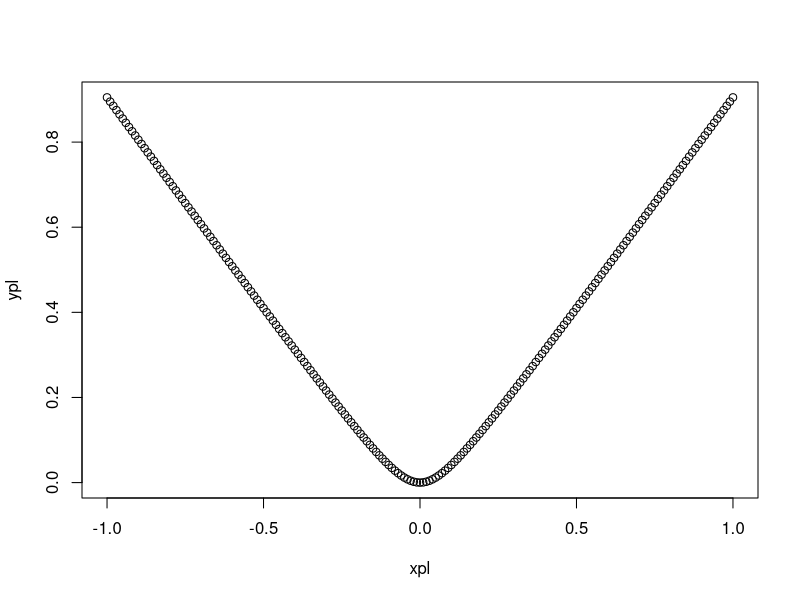
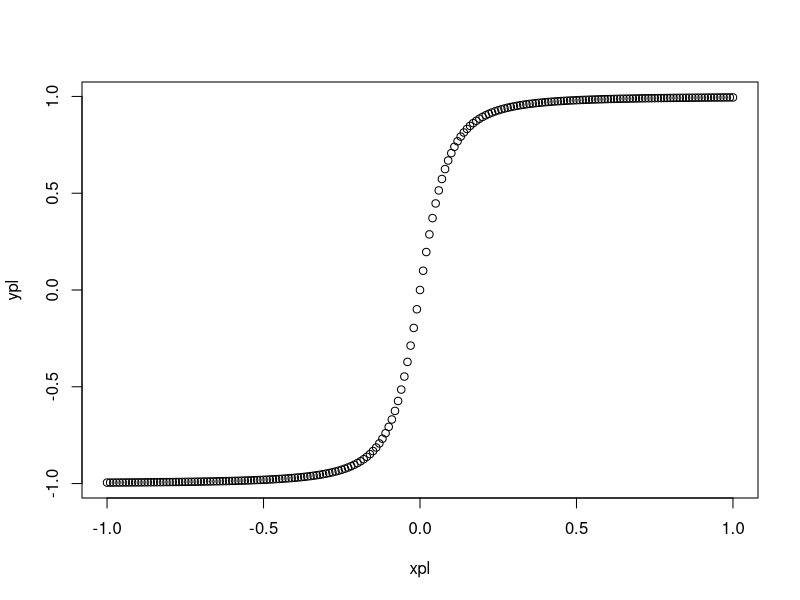

These figures' R source, in order:


#### stereotype programs

###########fitstereo unordered
###########fitstereomon ordered

###############################
fitstereo<-function(resp,k,pred,deriv,hessian,maxit,start,lasso,c){
  
  ### resp:responses as matrix
  ### pred: predictors as matrix
  ### k: number of categories, 1,2,...,k
  ### der: if 'der' derivatives used
  ### Hessian: TRUE or FALSE
  ### maxit: number of iterations
  ##### lasso: penalty for lasso selection, used if greater 0
  ##### c: small value (.01) for lasso estimates
  
  
  p<-dim(pred)[2]
  beta<-rep(.01,p)  ### first are covariate weights
  beta0<-rep(.01,(k-1)) 
  scale<-rep(1,k-2)
  
  
  parst<-c(beta,beta0,scale)
  if(sum(start!=0))parst<-start
  if (deriv !='der')fitopt <- optim(parst, loglikstereo, gr = NULL,resp=resp,k=k,pred=pred,lasso=lasso, c=c, method = "Nelder-Mead",
                                    lower = -Inf, upper = Inf,control = list(maxit=maxit), hessian = hessian)
  
  if (deriv =='der')fitopt <- optim(parst, loglikstereo, gr = derlogstereo,resp=resp,k=k,pred=pred,lasso=lasso, c=c, method = "BFGS",
                                    lower = -Inf, upper = Inf,control = list(maxit=maxit), hessian = hessian)
  
  
  
  
  AIC<- -2*(-fitopt$value-length(parst))
  
  
  
  stderr<-0
  stddisp<-0
  location<-fitopt$par[1:p]
  scale<-fitopt$par[(p+k):(p+k+k-3)]
  scalefull<-c(0,scale,1)
  
  scalesum<-0
  for (r in 2:k)scalesum<- c(scalesum,sum(scalefull[1:r]))
  scalesum<-scalesum/scalesum[k] 
  
  locm<- matrix(0,length(beta))
  for (r in 2:k)locm<-cbind(locm,as.matrix(scalefull[r]*location))
  
  if(hessian ==TRUE){hessinv<-solve(fitopt$hessian)
  std<-sqrt(diag(hessinv))  
  stderr<-std[1:p]
  zval<-fitopt$par[1:p]/stderr
  
  
  #stddisp <- std[(p+k):(p+k+dim(disp)[2]-1)]
  location<-cbind( fitopt$par[1:p], stderr,zval)
  }
  
  
  
  #derloglikadjcat(fitopt$par,resp,k,pred)   ## compute derivatives
  
  newList <- list("Loglik"= -fitopt$value,"AIC"=AIC, "location"=location,  
                  "scalefull"=scalefull,  "parameter"=fitopt$par, "convergence"= fitopt$convergence, "scalesum"=scalesum,"locationmatrix"=locm)  # "pare"=fits$par,"conv"=fits$convergence,"hessian"=fits$hessian,"sum"=parm)
  return(newList)}


##################################
loglikstereo<-function(par,resp,k,pred,lasso,c){
  
  ### negative loglikelihood  
  # par is betavector,beta_02,... 
  # pred is matrix with predictors
  
  #c<-.01  ## lasso  
  
  p<-dim(pred)[2]
  #pdisp<-dim(disp)[2]
  
  beta<-par[1:p]  ### first are covariate weights
  beta0<-c(0,par[(p+1):(p+k-1)])   ### thresholds
  scale<-c(0,par[(p+k):(p+k+k-3)],1)
  #betadisp<-par[(p+k):(p+k+pdisp-1)]
  ###### probabilities
  
  n<-dim(resp)[1]
  
  prob<- matrix(0,n,k)
  
  
  
  loglik<-0
  for(i in 1:n){
    
    ### etaterm
    eta<- matrix(0,1,k) 
    for (r in 2:k){eta[1,r]<-beta0[r]+(pred[i,]%*%beta)*scale[r]}
    
    ### etasumterm
    etasum<- matrix(0,1,k)
    for (r in 2:k){etasum[1,r]<-sum(eta[1,2:r])}  
    
    ### expterm  
    expterm<- matrix(0,1,k)
    for (r in 1:k){expterm[1,r]<-exp(etasum[1,r])}
    
    #  sum denominator
    sum <-1
    for (r in 2:k){sum<-sum+expterm[1,r]}
    
    for (r in 1:k){prob[i,r]<-expterm[1,r]/sum}
    sum(prob[i,])
    loglik<-loglik+log(prob[i,resp[i]]) 
  }
  
  ##### log-lik
  
  ### penalty scales monotone
  #pen1<-0
  #for (r in 2:(k-1)) pen1<-pen1+100*Indf(scale[r])
  ##oglik<-loglik-pen1
  
  ##############
  
  ### penalty lasso
  if (lasso >0){
    pen2<-0
    for (p in 1:dim(pred)[2]) {for (r in 2:(k)){
      pen2<-pen2+NormShifto(beta[p]*scale[r],c)}  ### weighted effect
    }
    loglik<-loglik-lasso*pen2}
  
  ##############
  
  
  
  loglikneg<- -loglik
  
  newList <- list("Loglik"= loglikneg)  # "par"=fits$par,"conv"=fits$convergence,"hessian"=fits$hessian,"sum"=parm)
  return(newList)}
###############


Indf<-function(x){
  ret<-0
  if(x <0)ret<--x
  return(ret)}
################




##################################

derlogstereo<-function(par,resp,k,pred,lasso,c){  
  ### negative loglikelihood  
  # par is betavector,beta_02,... 
  
  #c<-.01  ## lasso 
  
  p<-dim(pred)[2]
  beta<-par[1:p]  ### first are covariate weights
  beta0<-c(0,par[(p+1):(p+k-1)])   ### thresholds
  scale<-c(0,par[(p+k):(p+k+k-3)],1)
  ###### probabilities
  
  n<-dim(resp)[1]
  
  prob<- matrix(0,n,k)
  
  der1<-matrix(0,p,1)
  #der1d<-matrix(0,p,1)
  der2<-matrix(0,(k-1),1)
  der3<-matrix(0,(k-2),1)
  
  #loglik<-0
  for(i in 1:n){
    
    ### etaterm
    eta<- matrix(0,1,k) 
    for (r in 2:k){eta[1,r]<-beta0[r]+(pred[i,]%*%beta)*scale[r]}
    
    ### etasumterm
    etasum<- matrix(0,1,k)
    for (r in 2:k){etasum[1,r]<-sum(eta[1,2:r])}  
    
    ### expterm  
    expterm<- matrix(0,1,k)
    for (r in 1:k){expterm[1,r]<-exp(etasum[1,r])}
    
    #  sum denominator
    sum <-1
    for (r in 2:k){sum<-sum+expterm[1,r]}
    
    sum1<-0
    #sum1d<-0
    for (r in 1:k){prob[i,r]<-expterm[1,r]/sum
    #if(r >1) sum1d<-sum1d +prob[i,r]*(r-1) 
    #if(r >1) sum1<-sum1 +prob[i,r]*sum(scale[2:r])
    sum1<-sum1 +prob[i,r]*sum(scale[1:r])
    }
    
    sum(prob[i,])
    #loglik<-loglik+log(prob[i,])[resp[i]]
    
    cat<-resp[i]
    
    ### covariates
    
    #der1d<-der1d+(cat-1)*(as.matrix(pred[i,]))-sum1*(as.matrix(pred[i,]))
    der1<-der1+sum(scale[1:cat])*(as.matrix(pred[i,]))-sum1*(as.matrix(pred[i,]))
    
    
    ### thresholds
    
    for (j in 2:k){
      ind1<-0
      if(cat>=j)ind1<-1
      der2[j-1]<-der2[j-1]+ind1-sum(prob[i,j:k])
    }
    
    ### scores
    for (j in 2:(k-1)){
      ind1<-0
      if(cat>=j)ind1<-1
      der3[j-1]<-der3[j-1]+(ind1-sum(prob[i,j:k]))*pred[i,]%*%beta
    } 
    
    
  }  ## end i
  
  ### covariates penalty lasso
  if (lasso >0){
    pen2<-0 
    for (p in 1:dim(pred)[2]) {for (r in 2:(k)){
      der1[p]<-der1[p]-lasso*NormShiftoder(beta[p]*scale[r],c)*scale[r]}  ### weighted effect
    }}
  ### scores penalty lasso
  if (lasso >0){
    for (p in 1:dim(pred)[2]) {for (j in 2:(k-1)){
      der3[j-1]<-der3[j-1]-lasso*NormShiftoder(beta[p]*scale[j],c)*beta[p]}  ### weighted effect
    }}
  
  ##### log-lik
  der<-c(der1,der2,der3)
  
  der<--der
  
  
  #newList <- list("derivative"= der)  # "par"=fits$par,"conv"=fits$convergence,"hessian"=fits$hessian,"sum"=parm)
  return(der)}

###### 



#####################Oelker variante!
NormShifto <-function(x,c){
  ## used argument x^Tx
  y  <-sqrt(x^2+c)-sqrt(c)
  return(y)}
##############

c<-.01 
xpl<-seq(-1,1,.01)
ypl<-NormShifto(xpl[1],c)
for(i in 2:length(xpl))ypl<-c(ypl,NormShifto(xpl[i],c))
plot(xpl,ypl)


NormShiftoder <-function(x,c){
  ## used argument x^Tx
  y  <-(x^2+c)^(-1/2)*x
  return(y)}
##############

c<-.01 
xpl<-seq(-1,1,.01)
ypl<-NormShiftoder(xpl[1],c)
for(i in 2:length(xpl))ypl<-c(ypl,NormShiftoder(xpl[i],c))
plot(xpl,ypl)



######  monotone versions

###############################
fitstereomon<-function(resp,k,pred,deriv,hessian,maxit,start,lasso,c){
  
  ### resp:responses as matrix
  ### pred: predictors as matrix
  ### k: number of categories, 1,2,...,k
  ### der: if 'der' derivatives used
  ### Hessian: TRUE or FALSE
  ### maxit: number of iterations
  ##### lasso: penalty for lasso selection, used if greater 0
  ##### c: small value (.01) for lasso estimates
  
  
  p<-dim(pred)[2]
  beta<-rep(.01,p)  ### first are covariate weights
  beta0<-rep(.01,(k-1)) 
  scale<-rep(1,k-2)   ### mod!
  
  
  parst<-c(beta,beta0,scale)
  if(sum(start!=0))parst<-start
  if (deriv !='der')fitopt <- optim(parst, loglikstereomon, gr = NULL,resp=resp,k=k,pred=pred,lasso=lasso, c=c, method = "Nelder-Mead",
                                    lower = -Inf, upper = Inf,control = list(maxit=maxit), hessian = hessian)
  
  if (deriv =='der')fitopt <- optim(parst, loglikstereomon, gr = derlogstereomon,resp=resp,k=k,pred=pred,lasso=lasso, c=c, method = "BFGS",
                                    lower = -Inf, upper = Inf,control = list(maxit=maxit), hessian = hessian)
  
  
  
  
  AIC<- -2*(-fitopt$value-length(parst))
  
  
  
  stderr<-0
  stddisp<-0
  location<-fitopt$par[1:p]
  scale<-exp(fitopt$par[(p+k):(p+k+k-3)])  ### exp!
  scalefull<-c(0,scale,1)
  
  scalesum<-0
  for (r in 2:k)scalesum<- c(scalesum,sum(scalefull[1:r]))
  scalesum<-scalesum/scalesum[k] 
  
  locm<- matrix(0,length(beta))
  for (r in 2:k)locm<-cbind(locm,as.matrix(scalefull[r]*location))
  
  if(hessian ==TRUE){hessinv<-solve(fitopt$hessian)
  std<-sqrt(diag(hessinv))  
  stderr<-std[1:p]
  zval<-fitopt$par[1:p]/stderr
  
  
  #stddisp <- std[(p+k):(p+k+dim(disp)[2]-1)]
  location<-cbind( fitopt$par[1:p], stderr,zval)
  }
  
  
  
  #derloglikadjcat(fitopt$par,resp,k,pred)   ## compute derivatives
  
  newList <- list("Loglik"= -fitopt$value,"AIC"=AIC, "location"=location,  
                  "scalefull"=scalefull,  "parameter"=fitopt$par, "convergence"= fitopt$convergence, "scalesum"=scalesum,"locationmatrix"=locm)  # "pare"=fits$par,"conv"=fits$convergence,"hessian"=fits$hessian,"sum"=parm)
  return(newList)}





###################

loglikstereomon<-function(par,resp,k,pred,lasso,c){
  
  ### negative loglikelihood  
  # par is betavector,beta_02,... 
  # pred is matrix with predictors
  
  #c<-.01  ## lasso  
  
  p<-dim(pred)[2]
  #pdisp<-dim(disp)[2]
  
  beta<-par[1:p]  ### first are covariate weights
  beta0<-c(0,par[(p+1):(p+k-1)])   ### thresholds
  scale<-c(0,exp(par[(p+k):(p+k+k-3)]),1)    ### exp!
  #betadisp<-par[(p+k):(p+k+pdisp-1)]
  ###### probabilities
  
  n<-dim(resp)[1]
  
  prob<- matrix(0,n,k)
  
  
  
  loglik<-0
  for(i in 1:n){
    
    ### etaterm
    eta<- matrix(0,1,k) 
    for (r in 2:k){eta[1,r]<-beta0[r]+(pred[i,]%*%beta)*scale[r]}
    
    ### etasumterm
    etasum<- matrix(0,1,k)
    for (r in 2:k){etasum[1,r]<-sum(eta[1,2:r])}  
    
    ### expterm  
    expterm<- matrix(0,1,k)
    for (r in 1:k){expterm[1,r]<-exp(etasum[1,r])}
    
    #  sum denominator
    sum <-1
    for (r in 2:k){sum<-sum+expterm[1,r]}
    
    for (r in 1:k){prob[i,r]<-expterm[1,r]/sum}
    sum(prob[i,])
    loglik<-loglik+log(prob[i,resp[i]]) 
  }
  
  ##### log-lik
  
  ### penalty scales monotone
  #pen1<-0
  #for (r in 2:(k-1)) pen1<-pen1+100*Indf(scale[r])
  ##oglik<-loglik-pen1
  
  ##############
  
  ### penalty lasso
  if (lasso >0){
    pen2<-0
    for (p in 1:dim(pred)[2]) {for (r in 2:(k)){
      pen2<-pen2+NormShifto(beta[p]*scale[r],c)}  ### weighted effect
    }
    loglik<-loglik-lasso*pen2}
  
  ##############
  
  
  
  loglikneg<- -loglik
  
  newList <- list("Loglik"= loglikneg)  # "par"=fits$par,"conv"=fits$convergence,"hessian"=fits$hessian,"sum"=parm)
  return(newList)}
###############

##################################

derlogstereomon<-function(par,resp,k,pred,lasso,c){  
  ### negative loglikelihood  
  # par is betavector,beta_02,... 
  
  #c<-.01  ## lasso 
  
  p<-dim(pred)[2]
  beta<-par[1:p]  ### first are covariate weights
  beta0<-c(0,par[(p+1):(p+k-1)])   ### thresholds
  scale<-c(0,exp(par[(p+k):(p+k+k-3)]),1)  ### exp
  ###### probabilities
  
  n<-dim(resp)[1]
  
  prob<- matrix(0,n,k)
  
  der1<-matrix(0,p,1)
  #der1d<-matrix(0,p,1)
  der2<-matrix(0,(k-1),1)
  der3<-matrix(0,(k-2),1)
  
  #loglik<-0
  for(i in 1:n){
    
    ### etaterm
    eta<- matrix(0,1,k) 
    for (r in 2:k){eta[1,r]<-beta0[r]+(pred[i,]%*%beta)*scale[r]}
    
    ### etasumterm
    etasum<- matrix(0,1,k)
    for (r in 2:k){etasum[1,r]<-sum(eta[1,2:r])}  
    
    ### expterm  
    expterm<- matrix(0,1,k)
    for (r in 1:k){expterm[1,r]<-exp(etasum[1,r])}
    
    #  sum denominator
    sum <-1
    for (r in 2:k){sum<-sum+expterm[1,r]}
    
    sum1<-0
    #sum1d<-0
    for (r in 1:k){prob[i,r]<-expterm[1,r]/sum
    #if(r >1) sum1d<-sum1d +prob[i,r]*(r-1) 
    #if(r >1) sum1<-sum1 +prob[i,r]*sum(scale[2:r])
    sum1<-sum1 +prob[i,r]*sum(scale[1:r])
    }
    
    sum(prob[i,])
    #loglik<-loglik+log(prob[i,])[resp[i]]
    
    cat<-resp[i]
    
    ### covariates
    
    #der1d<-der1d+(cat-1)*(as.matrix(pred[i,]))-sum1*(as.matrix(pred[i,]))
    der1<-der1+sum(scale[1:cat])*(as.matrix(pred[i,]))-sum1*(as.matrix(pred[i,]))
    
    
    ### thresholds
    
    for (j in 2:k){
      ind1<-0
      if(cat>=j)ind1<-1
      der2[j-1]<-der2[j-1]+ind1-sum(prob[i,j:k])
    }
    
    ### scores
    for (j in 2:(k-1)){
      ind1<-0
      if(cat>=j)ind1<-1
      der3[j-1]<-der3[j-1]+(ind1-sum(prob[i,j:k]))*pred[i,]%*%beta*scale[j]  ### corr exp!
    } 
    
    
  }  ## end i
  
  ### covariates penalty lasso
  if (lasso >0){
    pen2<-0 
    for (p in 1:dim(pred)[2]) {for (r in 2:(k)){
      der1[p]<-der1[p]-lasso*NormShiftoder(beta[p]*scale[r],c)*scale[r]}  ### weighted effect
    }}
  ### scores penalty lasso
  if (lasso >0){
    for (p in 1:dim(pred)[2]) {for (j in 2:(k-1)){
      der3[j-1]<-der3[j-1]-lasso*NormShiftoder(beta[p]*scale[j],c)*beta[p]}  ### weighted effect
    }}
  
  ##### log-lik
  der<-c(der1,der2,der3)
  
  der<--der
  
  
  #newList <- list("derivative"= der)  # "par"=fits$par,"conv"=fits$convergence,"hessian"=fits$hessian,"sum"=parm)
  return(der)}

###### 


